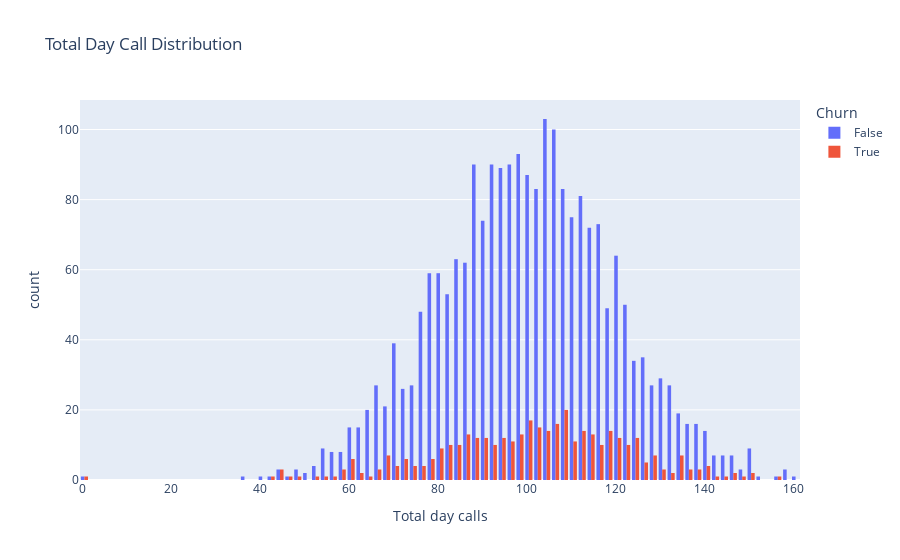

Source (notebook cell):
### Markdown cell above
Many customers who churn only call customer services once.

### Code cell
fig = px.histogram(df, x = 'Total day calls',
                   color = 'Churn',
                   title='Total Day Call Distribution',
                  barmode='group')
fig.show()

### Figure 1 — Plotly figure (JSON) as saved in the notebook; plotly's stock layout.template omitted (floating-point values rounded to 4 significant figures; data arrays with more than 128 entries replaced by an {"elided": "..."} marker saying what was removed)
{"data": [{"alignmentgroup": "True", "bingroup": "x", "hovertemplate": "Churn=False<br>Total day calls=%{x}<br>count=%{y}<extra></extra>", "legendgroup": "False", "marker": {"color": "#636efa", "pattern": {"shape": ""}}, "name": "False", "offsetgroup": "False", "orientation": "v", "showlegend": true, "type": "histogram", "x": {"elided": "2278 int values"}, "xaxis": "x", "yaxis": "y"}, {"alignmentgroup": "True", "bingroup": "x", "hovertemplate": "Churn=True<br>Total day calls=%{x}<br>count=%{y}<extra></extra>", "legendgroup": "True", "marker": {"color": "#EF553B", "pattern": {"shape": ""}}, "name": "True", "offsetgroup": "True", "orientation": "v", "showlegend": true, "type": "histogram", "x": {"elided": "388 int values"}, "xaxis": "x", "yaxis": "y"}], "layout": {"autosize": true, "barmode": "group", "legend": {"title": {"text": "Churn"}, "tracegroupgap": 0}, "title": {"text": "Total Day Call Distribution"}, "xaxis": {"anchor": "y", "autorange": true, "domain": [0, 1], "range": [-0.5, 161.5], "title": {"text": "Total day calls"}, "type": "linear"}, "yaxis": {"anchor": "x", "autorange": true, "domain": [0, 1], "range": [0, 108.4], "title": {"text": "count"}}}}
